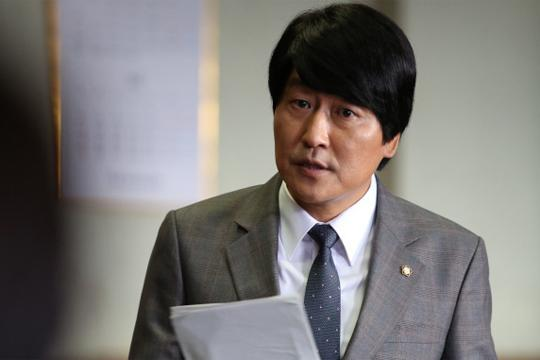
#> input picture chap04_Numpy/images/test1.jpg, 540 x 360 px, found by its file name
$ python step03_reshape.py
#> lines starting #> are read from the running program, lines starting #| are printed output that depends on the picture
# -*- coding: utf-8 -*-
"""
step03_reshape

1. image shape : 3차원(세로, 가로, 컬러) <컬러가 3이면 RGB>
2. reshape : size 변경 안됨
    ex) [2, 5] -> [5, 2] (o)
        [3, 4] -> [4, 2] (x)
"""
import numpy as np
from matplotlib.image import imread
import matplotlib.pyplot as plt
from sklearn.datasets import load_digits # 데이터셋 제공


# 1. image shape


# 1-1) image 가져오기
file_path = "C:/ITWILL/4_Python-II/workspace/chap04_Numpy/images/test1.jpg"
image = imread(file_path) # 이미지 읽기
#> image is the input picture: shape (360, 540, 3); mean R, G, B 123.9, 120.6, 118.6


# 1-2) image 정보
image # 3차원 array구조
type(image) # numpy.ndarray
image.shape # (360, 540, 3) -> (세로, 가로, 컬러)


# 1-3) image 출력하기
plt.imshow(image)
# 컬러부분이 열로 3이면 red면,green면,blue면 이 겹겹이 겹쳐서 색을만듬


# 1-4) RGB색상 분류
image[0,0,:] # [93, 93, 85] 93=R, 93=G, 85=B
r = image[:,:,0]
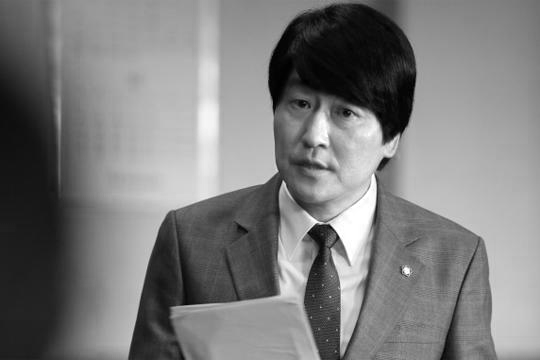
#> r: shape (360, 540); min 0, max 255, mean 123.9
g = image[:,:,1]
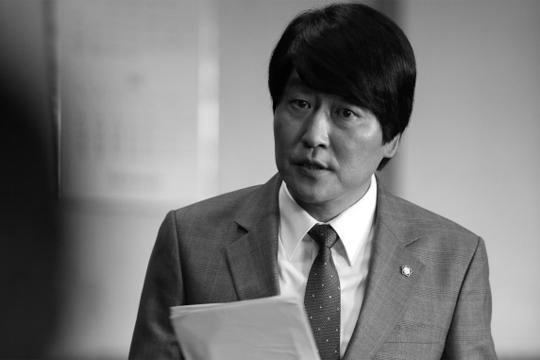
#> g: shape (360, 540); min 0, max 255, mean 120.6
b = image[:,:,2]
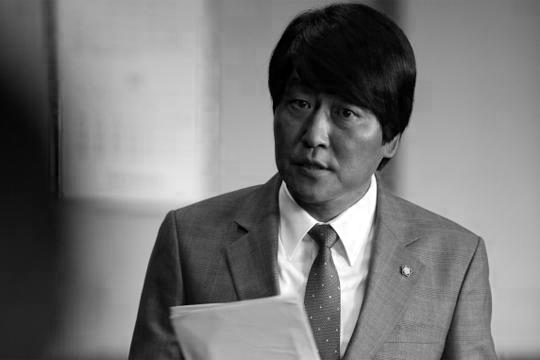
#> b: shape (360, 540); min 0, max 255, mean 118.6
r.shape # (360, 540)
g.shape # (360, 540)
b.shape # (360, 540)


# 2. image data reshape


# 2-1) digit

# 2-1-1) digits dataset 가져오기
digit = load_digits() # dataset loading
digit.DESCR # 설명보기

# 2-1-2) x,y변수 생성
x = digit.data # x변수(입력변수) : image
y = digit.target # y변수(정답=정수)
x.shape # (1797, 64) #(행,열) < 64 -> 8x8 >
y.shape # (1797,)

# 2-1-3) image 생성
x[0] # 1행 index 64개
img_0 = x[0].reshape(8,8) # reshape 을 해주어야 함<3차원>
img_0.shape # (8, 8)
img_0
plt.imshow(img_0) # 0처럼보임
plt.imshow(x[1].reshape(8,8)) # 1로 보임

# 2-1-4) 정답확인
y # <1차원> array([0, 1, 2, ..., 8, 9, 8])
y[0] # 0
y[1] # 1


# 2-2) reshape
# (전체이미지, 세로, 가로, 컬러(생략시흑백))

# 2-2-1) 3차원(흑백)
x_3d = x.reshape(-1, 8, 8)
x_3d.shape # (1797, 8, 8) -> 흑백이미지

# 2-2-2) 3차원(흑백) -> 4차원(흑백)
# np.newaxis : 새로운 축 추가
x_4d = x_3d[:, :, :, np.newaxis] # 4번축 추가
x_4d.shape # (1798, 8, 8, 1) -> 흑백이미지


# 3. reshape
''' 전치행렬 : T
    swapaxis = 전치행렬
    transpose() : 3차원 이상 모양 변경  '''


# 3-1) 전치행렬
data = np.arange(10).reshape(2, 5)
data.shape # (2, 5)
data
''' array([[0, 1, 2, 3, 4],
           [5, 6, 7, 8, 9]])  '''
print(data.T) # 전치행렬
''' [[0 5]
     [1 6]
     [2 7]
     [3 8]
     [4 9]] '''


# 3-2) transpose()
''' 1차원 : 효과없음
    2차원 : 전치행렬과 동일
    3차원 : (0, 1, 2) -> 변경하고자하는모양(a, b, c) '''

# 3-2-1) dataset 생성
arr3d = np.arange(1, 25).reshape(4, 2, 3)
arr3d.shape # (4, 2, 3)
arr3d
''' array([[[ 1,  2,  3],
            [ 4,  5,  6]],

           [[ 7,  8,  9],
            [10, 11, 12]],

           [[13, 14, 15],
            [16, 17, 18]],

           [[19, 20, 21],
            [22, 23, 24]]])   '''

# 3-2-2) reshape (0,1,2) -> (2,1,0)  <0과2 위치바꿈>
arr3d_tran = arr3d.transpose(2,1,0)
arr3d_tran.shape # (3, 2, 4)
arr3d_tran

# 3-2-3) reshape (0,1,2) -> (1,2,0)  <0,1,2 위치다바꿈>
arr3d_tran2 = arr3d.transpose(1,2,0)
arr3d_tran2.shape # (2, 3, 4)
arr3d_tran2
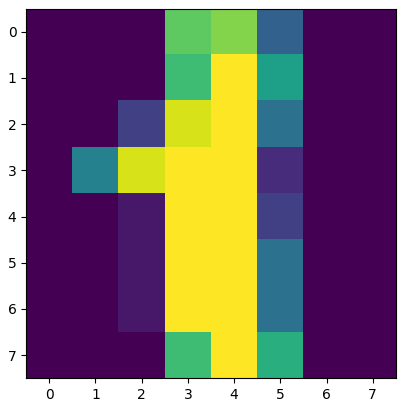
#> figure drawn by matplotlib, 1 panel

$ run again, with chap04_Numpy/images/test2.jpg copied over chap04_Numpy/images/test1.jpg
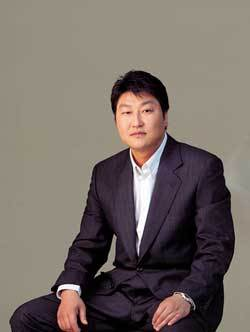
#> input picture chap04_Numpy/images/test2.jpg, 250 x 332 px, found by its file name
#> image is the input picture: shape (332, 250, 3); mean R, G, B 117.4, 107.3, 101.5
#> `r = image[:,:,0]`:
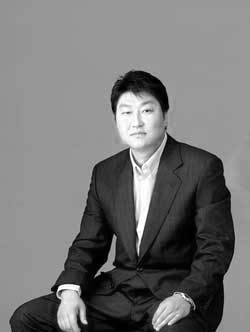
#> r: shape (332, 250); min 0, max 255, mean 117.4
#> `b = image[:,:,2]`:
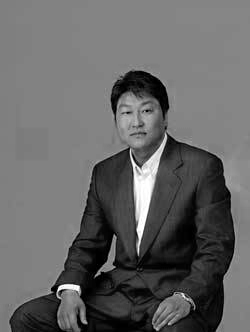
#> b: shape (332, 250); min 0, max 255, mean 101.5
